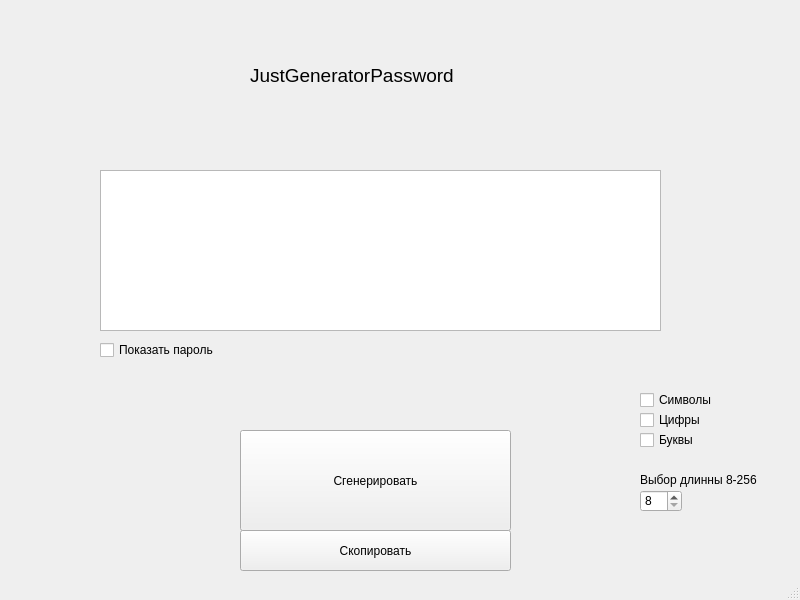
<?xml version="1.0" encoding="UTF-8"?>
<ui version="4.0">
 <class>MainWindow</class>
 <widget class="QMainWindow" name="MainWindow">
  <property name="geometry">
   <rect>
    <x>0</x>
    <y>0</y>
    <width>800</width>
    <height>600</height>
   </rect>
  </property>
  <property name="windowTitle">
   <string>MainWindow</string>
  </property>
  <widget class="QWidget" name="centralwidget">
   <widget class="QPushButton" name="pushButton">
    <property name="geometry">
     <rect>
      <x>240</x>
      <y>430</y>
      <width>271</width>
      <height>101</height>
     </rect>
    </property>
    <property name="whatsThis">
     <string>Сгенерировать пароль</string>
    </property>
    <property name="text">
     <string>Сгенерировать</string>
    </property>
   </widget>
   <widget class="QPushButton" name="pushButton_2">
    <property name="geometry">
     <rect>
      <x>240</x>
      <y>530</y>
      <width>271</width>
      <height>41</height>
     </rect>
    </property>
    <property name="text">
     <string>Скопировать</string>
    </property>
   </widget>
   <widget class="QTextEdit" name="textEdit">
    <property name="geometry">
     <rect>
      <x>100</x>
      <y>170</y>
      <width>561</width>
      <height>161</height>
     </rect>
    </property>
   </widget>
   <widget class="QLabel" name="label">
    <property name="geometry">
     <rect>
      <x>250</x>
      <y>40</y>
      <width>241</width>
      <height>71</height>
     </rect>
    </property>
    <property name="font">
     <font>
      <pointsize>14</pointsize>
     </font>
    </property>
    <property name="text">
     <string>JustGeneratorPassword</string>
    </property>
   </widget>
   <widget class="QCheckBox" name="checkBox">
    <property name="geometry">
     <rect>
      <x>100</x>
      <y>340</y>
      <width>131</width>
      <height>20</height>
     </rect>
    </property>
    <property name="text">
     <string>Показать пароль</string>
    </property>
   </widget>
   <widget class="QCheckBox" name="checkBox_2">
    <property name="geometry">
     <rect>
      <x>640</x>
      <y>390</y>
      <width>81</width>
      <height>20</height>
     </rect>
    </property>
    <property name="text">
     <string>Символы</string>
    </property>
   </widget>
   <widget class="QCheckBox" name="checkBox_3">
    <property name="geometry">
     <rect>
      <x>640</x>
      <y>410</y>
      <width>81</width>
      <height>20</height>
     </rect>
    </property>
    <property name="text">
     <string>Цифры</string>
    </property>
   </widget>
   <widget class="QCheckBox" name="checkBox_4">
    <property name="geometry">
     <rect>
      <x>640</x>
      <y>430</y>
      <width>81</width>
      <height>20</height>
     </rect>
    </property>
    <property name="text">
     <string>Буквы</string>
    </property>
   </widget>
   <widget class="QSpinBox" name="spinBox">
    <property name="geometry">
     <rect>
      <x>640</x>
      <y>490</y>
      <width>42</width>
      <height>22</height>
     </rect>
    </property>
    <property name="minimum">
     <number>8</number>
    </property>
    <property name="maximum">
     <number>256</number>
    </property>
    <property name="singleStep">
     <number>1</number>
    </property>
    <property name="value">
     <number>8</number>
    </property>
   </widget>
   <widget class="QLabel" name="label_2">
    <property name="geometry">
     <rect>
      <x>640</x>
      <y>470</y>
      <width>141</width>
      <height>20</height>
     </rect>
    </property>
    <property name="text">
     <string>Выбор длинны 8-256</string>
    </property>
   </widget>
  </widget>
  <widget class="QStatusBar" name="statusbar"/>
 </widget>
 <resources/>
 <connections/>
</ui>
